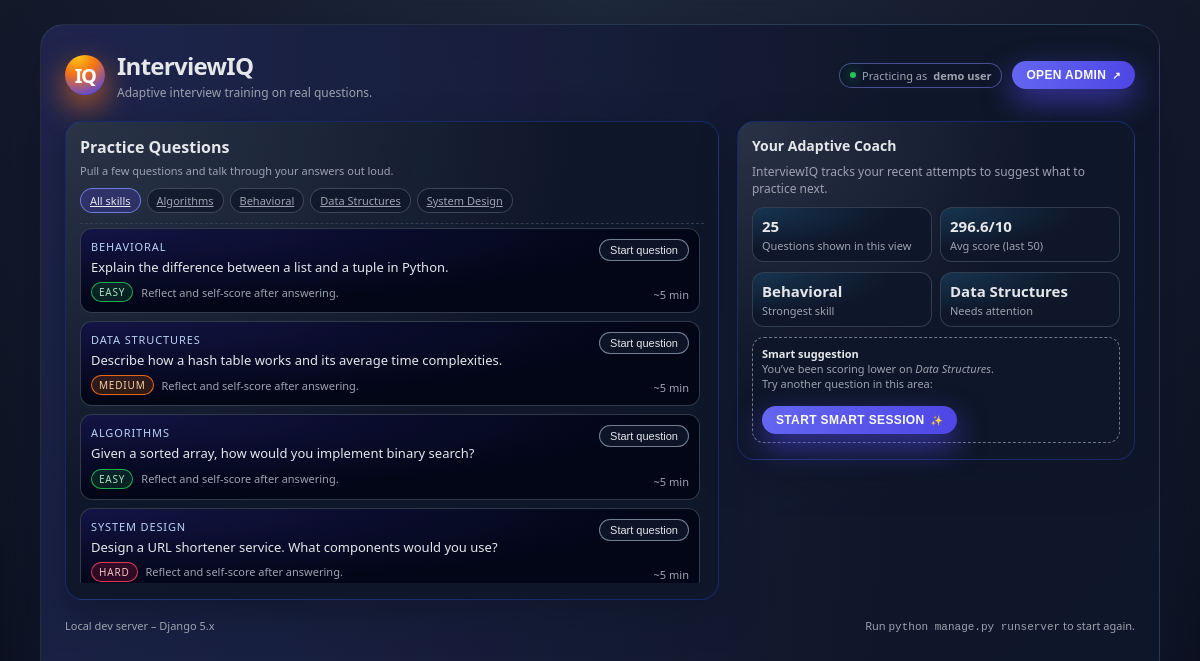
The page / on the database its author committed.
### core/models.py (models this page shows, shortened)
class Skill(models.Model):
    name = models.CharField(max_length=100)

class Question(models.Model):
    question_text = models.TextField()
    skill = models.ForeignKey(Skill, on_delete=models.CASCADE)
    difficulty = models.CharField(max_length=20)

### core/views.py (the view)
# urls.py: path('', home, name='home'),
def home(request):
    skills = Skill.objects.order_by("name")
    skill_id = request.GET.get("skill")
    active_skill = None
    qs = Question.objects.select_related("skill").order_by("pk")
    if skill_id:
        active_skill = Skill.objects.filter(pk=skill_id).first()
        if active_skill:
            qs = qs.filter(skill=active_skill)
    questions = list(qs[:25])
    first_question = questions[0] if questions else None
    User = get_user_model()
    if request.user.is_authenticated:
        stats_user = request.user
    else:
        stats_user, _ = User.objects.get_or_create(
            username="demo_user",
            defaults={"email": "demo@example.com"},
        )
    recent_attempts = (
        Attempt.objects.filter(user=stats_user)
        .select_related("question__skill")
        .order_by("-created_at")[:50]
    )
    total_attempts = recent_attempts.count()
    avg_score = None
    best_skill_name = None
    weakest_skill_name = None
    if total_attempts:
        total_score = sum(a.score for a in recent_attempts if a.score is not None)
        scored_attempts = [a for a in recent_attempts if a.score is not None]
        if scored_attempts:
            avg_score = total_score / len(scored_attempts)
            by_skill = {}
            for a in scored_attempts:
                skill = a.question.skill
                if not skill:
                    continue
                bucket = by_skill.setdefault(skill, [])
                bucket.append(a.score)
            if by_skill:
                skill_avgs = {
                    skill: (sum(scores) / len(scores))
                    for skill, scores in by_skill.items()
                }
                best_skill = max(skill_avgs, key=skill_avgs.get)
                weakest_skill = min(skill_avgs, key=skill_avgs.get)
                best_skill_name = best_skill.name
                weakest_skill_name = weakest_skill.name
    smart_skill = None
    smart_question = None
    if weakest_skill_name:
        smart_skill = Skill.objects.filter(name=weakest_skill_name).first()
        if smart_skill:
            smart_question = (
                Question.objects.filter(skill=smart_skill).order_by("pk").first()
            )
    return render(
        request,
        "home.html",
        {
            "questions": questions,
            "skills": skills,
            "active_skill": active_skill,
            "first_question": first_question,
            "total_attempts": total_attempts,
            "avg_score": avg_score,
            "best_skill_name": best_skill_name,
            "weakest_skill_name": weakest_skill_name,
            "smart_skill": smart_skill,
            "smart_question": smart_question,
        },
    )

### templates/home.html (shortened to what this page needs)
<!DOCTYPE html>
<html lang="en">
<head>
</head>
<body>
<div class="page">
    <header class="header">
        <div class="brand">
            <div class="brand-logo">IQ</div>
            <div class="brand-text">
                <h1>InterviewIQ</h1>
                <p>Adaptive interview training on real questions.</p>
            </div>
        </div>
        <div class="header-cta">
            <div class="pill">
                <span class="pill-dot"></span>
                {% if request.user.is_authenticated %}
                    Signed in as <strong>{{ request.user.username }}</strong>
                {% else %}
                    Practicing as <strong>demo user</strong>
                {% endif %}
            </div>
            <button class="primary-btn" onclick="window.location.href='/admin/'">
                <span>Open Admin</span>
                <span class="icon">↗</span>
            </button>
        </div>
    </header>
    <main class="layout">
        <section class="questions-card">
            <div class="questions-header">
                <div>
                    <h2>Practice Questions</h2>
                    <span>Pull a few questions and talk through your answers out loud.</span>
                </div>
            </div>
            <div class="filters">
                <a href="/" class="filter-chip {% if not active_skill %}primary{% endif %}">
                    All skills
                </a>
                {% for skill in skills %}
                    <a
                        href="/?skill={{ skill.id }}"
                        class="filter-chip {% if active_skill and active_skill.id == skill.id %}primary{% endif %}"
                    >
                        {{ skill.name }}
                    </a>
                {% endfor %}
            </div>
            <div class="questions-list">
                {% if questions %}
                    {% for q in questions %}
                        <article class="question-card">
                            <div class="question-main">
                                <div class="question-skill">
                                    {{ q.skill.name|default:"General" }}
                                </div>
                                <div class="question-text">
                                    {{ q.question_text }}
                                </div>
                                <div class="question-meta">
                                    {% if q.difficulty %}
                                        {% with diff=q.difficulty|lower %}
                                            <span class="difficulty-pill {% if diff == 'easy' %}difficulty-easy{% elif diff == 'medium' %}difficulty-medium{% elif diff == 'hard' %}difficulty-hard{% endif %}">
                                                {{ q.difficulty|title }}
                                            </span>
                                        {% endwith %}
                                    {% endif %}
                                    <span>Reflect and self‑score after answering.</span>
                                </div>
                            </div>
                            <div class="question-cta">
                                <button class="ghost-btn" type="button" onclick="window.location.href='/question/{{ q.id }}/'">
                                    Start question
                                </button>
                                <span>~5 min</span>
                            </div>
                        </article>
                    {% endfor %}
                {% endif %}
            </div>
        </section>
        <aside class="side-card">
            <h3>Your Adaptive Coach</h3>
            <p>
                InterviewIQ tracks your recent attempts to suggest what to practice next.
            </p>
            <div class="stat-grid">
                <div class="stat">
                    <strong>{{ questions|length }}</strong>
                    Questions shown in this view
                </div>
                <div class="stat">
                    <strong>
                        {% if avg_score %}
                            {{ avg_score|floatformat:1 }}/10
                        {% else %}
                            –
                        {% endif %}
                    </strong>
                    Avg score (last 50)
                </div>
            </div>
            <div class="stat-grid">
                <div class="stat">
                    <strong>
                        {% if best_skill_name %}
                            {{ best_skill_name }}
                        {% else %}
                            –
                        {% endif %}
                    </strong>
                    Strongest skill
                </div>
                <div class="stat">
                    <strong>
                        {% if weakest_skill_name %}
                            {{ weakest_skill_name }}
                        {% else %}
                            –
                        {% endif %}
                    </strong>
                    Needs attention
                </div>
            </div>
            {% if smart_skill and smart_question %}
                <div class="hint">
                    <strong>Smart suggestion</strong><br>
                    You’ve been scoring lower on <em>{{ smart_skill.name }}</em>.<br>
                    Try another question in this area:
                    <br><br>
                    <button
                        class="primary-btn"
                        type="button"
                        onclick="window.location.href='/question/{{ smart_question.id }}/'"
                    >
                        <span>Start smart session</span>
                        <span class="icon">✨</span>
                    </button>
                </div>
            {% else %}
                <div class="hint">
                    <strong>First time here?</strong><br>
                    Pick a skill on the left, work through a few questions, and
                    we’ll start tailoring suggestions based on your scores.
                </div>
            {% endif %}
        </aside>
    </main>
    <footer class="footer">
        <span>Local dev server – Django {{ django_version|default:"5.x" }}</span>
        <span>Run <code>python manage.py runserver</code> to start again.</span>
    </footer>
</div>
</body>
</html>

### rows shown on the page
Skill: name "Algorithms"
Skill: name "Behavioral"
Skill: name "Data Structures"
Skill: name "System Design"
Question: skill.name "BEHAVIORAL", question_text "Explain the difference between a list and a tuple in Python.", difficulty "EASY"
Question: skill.name "DATA STRUCTURES", question_text "Describe how a hash table works and its average time complexities.", difficulty "MEDIUM"
Question: skill.name "ALGORITHMS", question_text "Given a sorted array, how would you implement binary search?", difficulty "EASY"
Question: skill.name "SYSTEM DESIGN", question_text "Design a URL shortener service. What components would you use?", difficulty "HARD"

### other values the page prints
{{ questions|length }} "25"
{{ avg_score|floatformat:1 }} "296.6"
{{ django_version|default:"5.x" }} "5.x"
